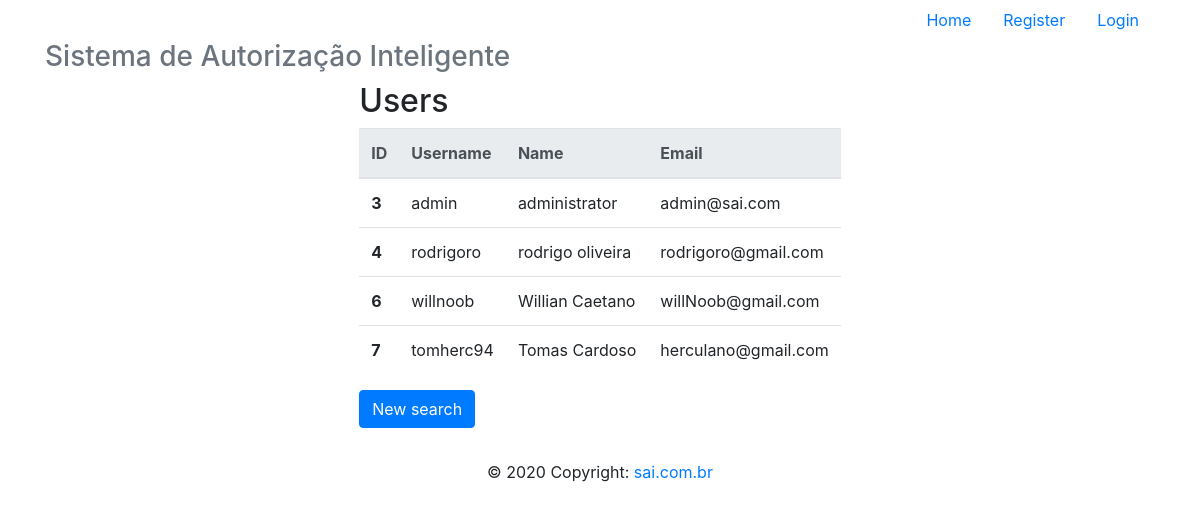
The app's page /readAll, older data.
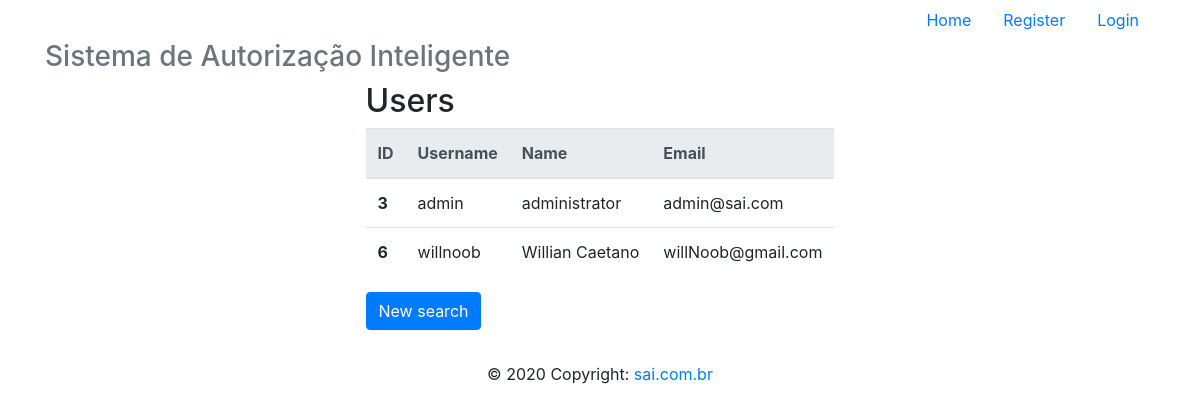
The same page, newer data.
### app/models/tables.py (models this page shows, shortened)
class User(db.Model):
    __tablename__ = "users"
    id = db.Column(db.Integer, primary_key=True)
    username = db.Column(db.String, unique=True)
    password = db.Column(db.String)
    name = db.Column(db.String)
    email = db.Column(db.String, unique=True)

### app/controllers/default.py (the view)
@app.route("/readAll", methods=['GET', 'POST'])
def readAll():
    lista = User.query.all()
    return render_template('readAll.html',
                            lista=lista)

### app/templates/readAll.html
{% extends 'base.html' %}
{% block content %}
    <div class="d-flex justify-content-center">
        <div class="form-group">
                <h2>Users</h2>
            <table class="table">
                <thead class="thead-light">
                <tr>
                    <th scope="col">ID</th>
                    <th scope="col">Username</th>
                    <th scope="col">Name</th>
                    <th scope="col">Email</th>
                </tr>
                </thead>
                <tbody>
                    {% for user in lista %}
                        <tr>
                            <th scope="row">{{ user.id }}</th>
                            <td>{{ user.username }}</td>
                            <td>{{ user.name }}</td>
                            <td>{{ user.email }}</td>
                        </tr>
                    {% endfor %}
                </tbody>
            </table>
            <form action="{{ url_for('read') }}" method="POST">
                <button type="submit" class="btn btn-primary" name="newSearch">New search</button>
            </form>
        </div>
    </div>
{% endblock %}

### app/templates/base.html (shortened to what this page needs)
<!DOCTYPE html>
<html lang="pt-br">
  <head>
    <link href="{{ url_for('static',filename='css/bootstrap.min.css') }}" rel="stylesheet">
  </head>
  <body>
    <div class="container">
      <div class="header clearfix">
        <nav>
          <ul class="nav nav-pills justify-content-end">
            <li class="nav-item">
              <a class="nav-link" href="{{ url_for('index') }}">Home</a>
            </li>
            {% if current_user.is_authenticated %}
              {% if current_user.username == 'admin' %}
                <li class="nav-item">
                  <a class="nav-link" href="{{ url_for('logout') }}">Logout</a>
                </li>
              {% else %}
                <li class="nav-item">
                  <a class="nav-link" href="{{ url_for('whitelist') }}">White List</a>
                </li>
                <li class="nav-item">
                  <a class="nav-link" href="{{ url_for('logout') }}">Logout</a>
                </li>
              {% endif %}
            {% else %}
              <li class="nav-item">
                <a class="nav-link" href="{{ url_for('register') }}">Register</a>
              </li>
              <li class="nav-item">
                <a class="nav-link" href="{{ url_for('login') }}">Login</a>
              </li>
            {% endif %}
          </ul>
        </nav>
        <h3 class="text-muted">Sistema de Autorização Inteligente</h3>
      </div>
      {% block content %}
      {% endblock %}
    <footer class="page-footer font-small blue">
      <div class="footer-copyright text-center py-3">© 2020 Copyright:
        <a href="#"> sai.com.br</a>
      </div>
    </footer>
    </div>
  </body>
</html>

Row changes from the older to the newer data that the page shows:
removed User: id "4", username "rodrigoro", name "rodrigo oliveira", email "rodrigoro@gmail.com"
removed User: id "7", username "tomherc94", name "Tomas Cardoso", email "herculano@gmail.com"
